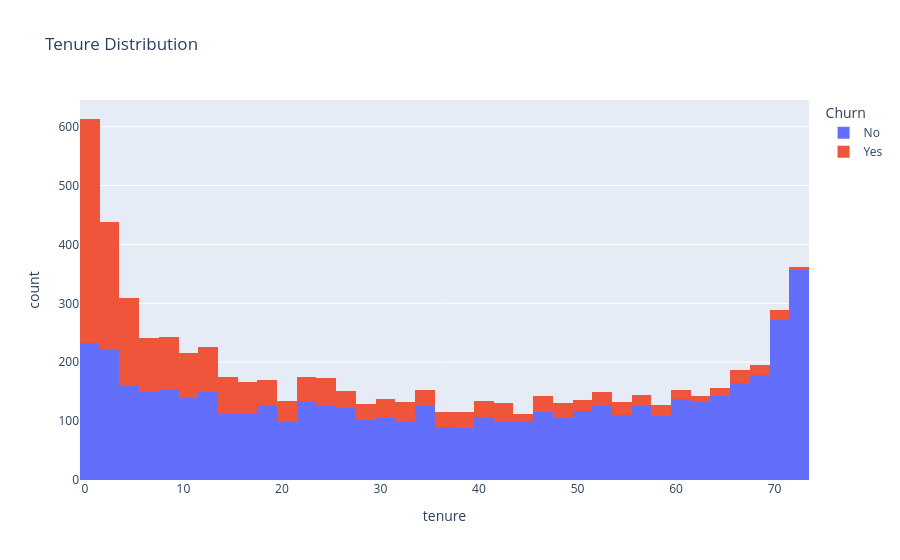

Notebook code cell kept with this figure:
### Markdown cell above
💼 Business Insight:
Pricing strategy may be too aggressive → consider bundled offers.

### Code cell
#  Tenure vs Churn
fig = px.histogram(df, x="tenure", color="Churn",
                   title="Tenure Distribution")
fig.show()

### Figure 1 — Plotly figure (JSON) as saved in the notebook; plotly's stock layout.template omitted (floating-point values rounded to 4 significant figures; data arrays with more than 128 entries replaced by an {"elided": "..."} marker saying what was removed)
{"data": [{"bingroup": "x", "hovertemplate": "Churn=No<br>tenure=%{x}<br>count=%{y}<extra></extra>", "legendgroup": "No", "marker": {"color": "#636efa", "pattern": {"shape": ""}}, "name": "No", "orientation": "v", "showlegend": true, "type": "histogram", "x": {"elided": "5163 int values"}, "xaxis": "x", "yaxis": "y"}, {"bingroup": "x", "hovertemplate": "Churn=Yes<br>tenure=%{x}<br>count=%{y}<extra></extra>", "legendgroup": "Yes", "marker": {"color": "#EF553B", "pattern": {"shape": ""}}, "name": "Yes", "orientation": "v", "showlegend": true, "type": "histogram", "x": {"elided": "1869 int values"}, "xaxis": "x", "yaxis": "y"}], "layout": {"barmode": "relative", "legend": {"title": {"text": "Churn"}, "tracegroupgap": 0}, "title": {"text": "Tenure Distribution"}, "xaxis": {"anchor": "y", "domain": [0, 1], "title": {"text": "tenure"}}, "yaxis": {"anchor": "x", "domain": [0, 1], "title": {"text": "count"}}}}
